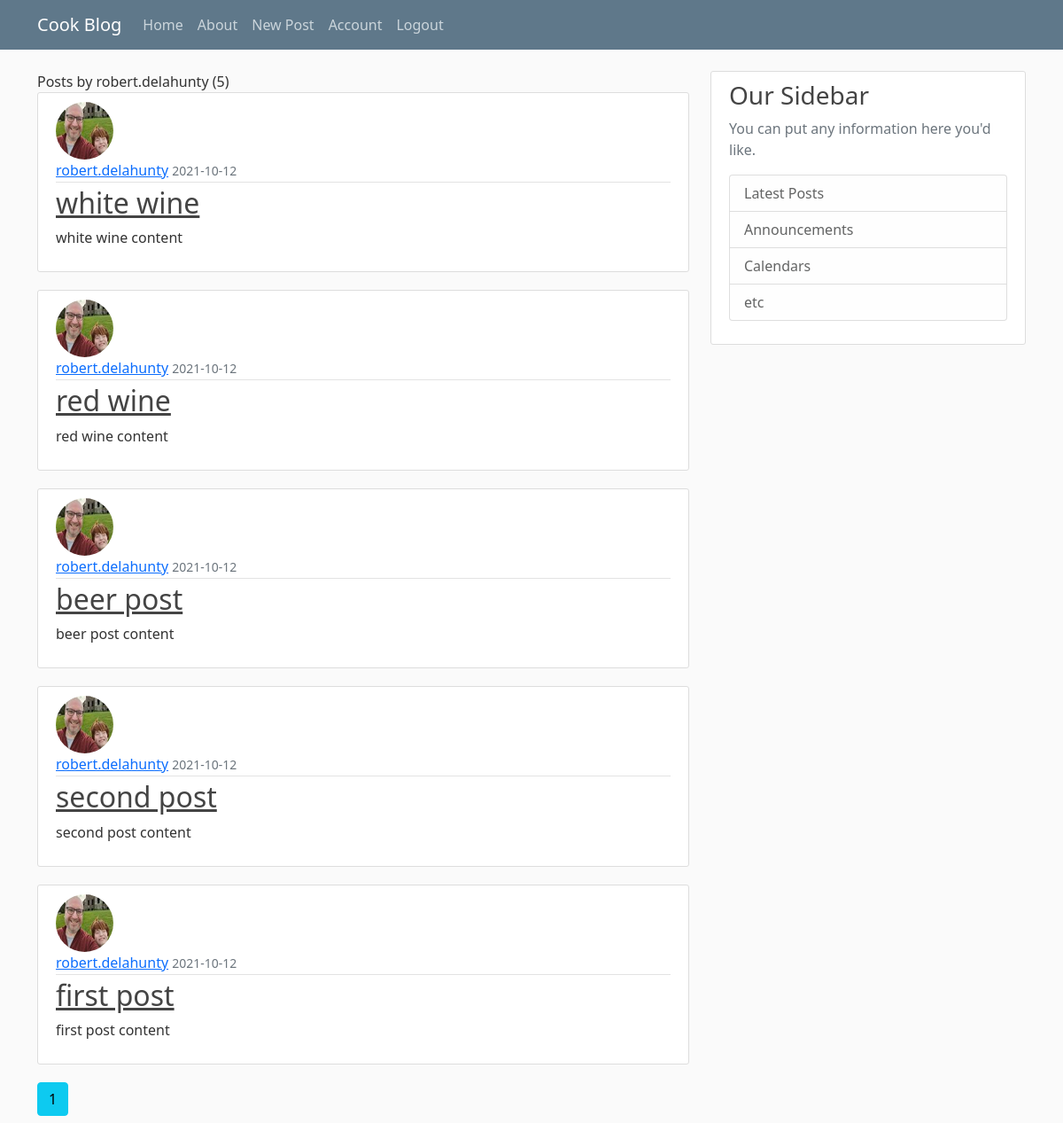
The page /user/robert.delahunty (signed in) on the database its author committed.
### flaskapp_env/modules.py (models this page shows, shortened)
class Member(db.Model, UserMixin):
    id = db.Column(db.Integer, primary_key=True)
    username = db.Column(db.String(20), unique=True, nullable=False)
    email = db.Column(db.String(120), unique=True, nullable=False)
    image_file = db.Column(db.String(20), nullable=False, default='default.jpg')
    password = db.Column(db.String(60), nullable=False)
    posts = db.relationship('Post', backref='author', lazy=True)

class Post(db.Model):
    id = db.Column(db.Integer, primary_key=True, autoincrement=True)
    title = db.Column(db.String(100), nullable=False)
    date_posted = db.Column(db.DateTime, nullable=False, default=datetime.utcnow)
    post_content = db.Column(db.Text, nullable=False)
    member_id = db.Column(db.Integer, db.ForeignKey('member.id'), nullable=False)

### flaskapp_env/users/routes.py (the view)
@users.route('/user/<string:username>')
def user_posts(username):
    page = request.args.get('page',1, type=int)
    member = Member.query.filter_by(username=username).first_or_404()
    posts = Post.query.filter_by(author=member)\
            .order_by(Post.date_posted.desc())\
            .paginate(page=page , per_page=5)
    return render_template('user_posts.html', posts=posts,user=member)

### flaskapp_env/modules.py (called while the page is built)
@login_manager.user_loader
def load_user(member_id):
    return Member.query.get(int(member_id))

### flaskapp_env/templates/user_posts.html
{% extends "layout.html" %}
{% block content %}
    <hsmall class="mb-3">Posts by {{ user.username }} ({{ posts.total }})</small>
    {% for post in posts.items %}
        <article class="media content-section">
        <img class="rounded-circle article-img" src="{{ url_for('static', filename='profile_pics/' + post.author.image_file) }}">
          <div class="media-body">
            <div class="article-metadata">
              <a class="mr-2" href="{{ url_for('users.user_posts',username=user.username) }}">{{ post.author.username }}</a>
              <small class="text-muted">{{ post.date_posted.strftime('%Y-%m-%d') }}</small>
            </div>
            <h2><a class="article-title" href="{{ url_for('posts.post', post_id=post.id) }}">{{ post.title }}</a></h2>
            <p class="article-content">{{ post.post_content }}</p>
          </div>
        </article>
    {% endfor %}
    {% for page_num in posts.iter_pages(left_edge=1, right_edge=1, left_current=2, right_current=2) %}
      {% if page_num %}
        {% if page_num != posts.page %}
          <a class="btn btn-outline-info mb-2" href="{{ url_for('users.user_posts', username=user.username, page=page_num) }}">{{ page_num }}</a>
        {% else %}
          <a class="btn btn-info mb-2" href="{{ url_for('users.user_posts', username=user.username, page=page_num) }}">{{ page_num }}</a>
        {% endif %}
      {% else %}
        ...
      {% endif %}
    {% endfor %}
{% endblock content %}

### flaskapp_env/static/main.css (style rules this page uses)
body { background: #fafafa; color: #333333; margin-top: 5rem; }
h1, h2, h3, h4, h5, h6 { color: #444444; }
.content-section { background: #ffffff; padding: 10px 20px; border: 1px solid #dddddd; border-radius: 3px; margin-bottom: 20px; }
.article-title { color: #444444; }
.article-content { white-space: pre-line; }
.article-img { height: 65px; width: 65px; margin-right: 16px; }
.article-metadata { padding-bottom: 1px; margin-bottom: 4px; border-bottom: 1px solid #e3e3e3 }

### rows shown on the page
Member: username "robert.delahunty"
Post: image_file (picture), author.username "robert.delahunty", date_posted "2021-10-12", title "white wine", post_content "white wine content"
Post: image_file (picture), author.username "robert.delahunty", date_posted "2021-10-12", title "red wine", post_content "red wine content"
Post: image_file (picture), author.username "robert.delahunty", date_posted "2021-10-12", title "beer post", post_content "beer post content"
Post: image_file (picture), author.username "robert.delahunty", date_posted "2021-10-12", title "second post", post_content "second post content"
Post: image_file (picture), author.username "robert.delahunty", date_posted "2021-10-12", title "first post", post_content "first post content"

### other values the page prints
{{ posts.total }} "5"
{{ page_num }} "1"
